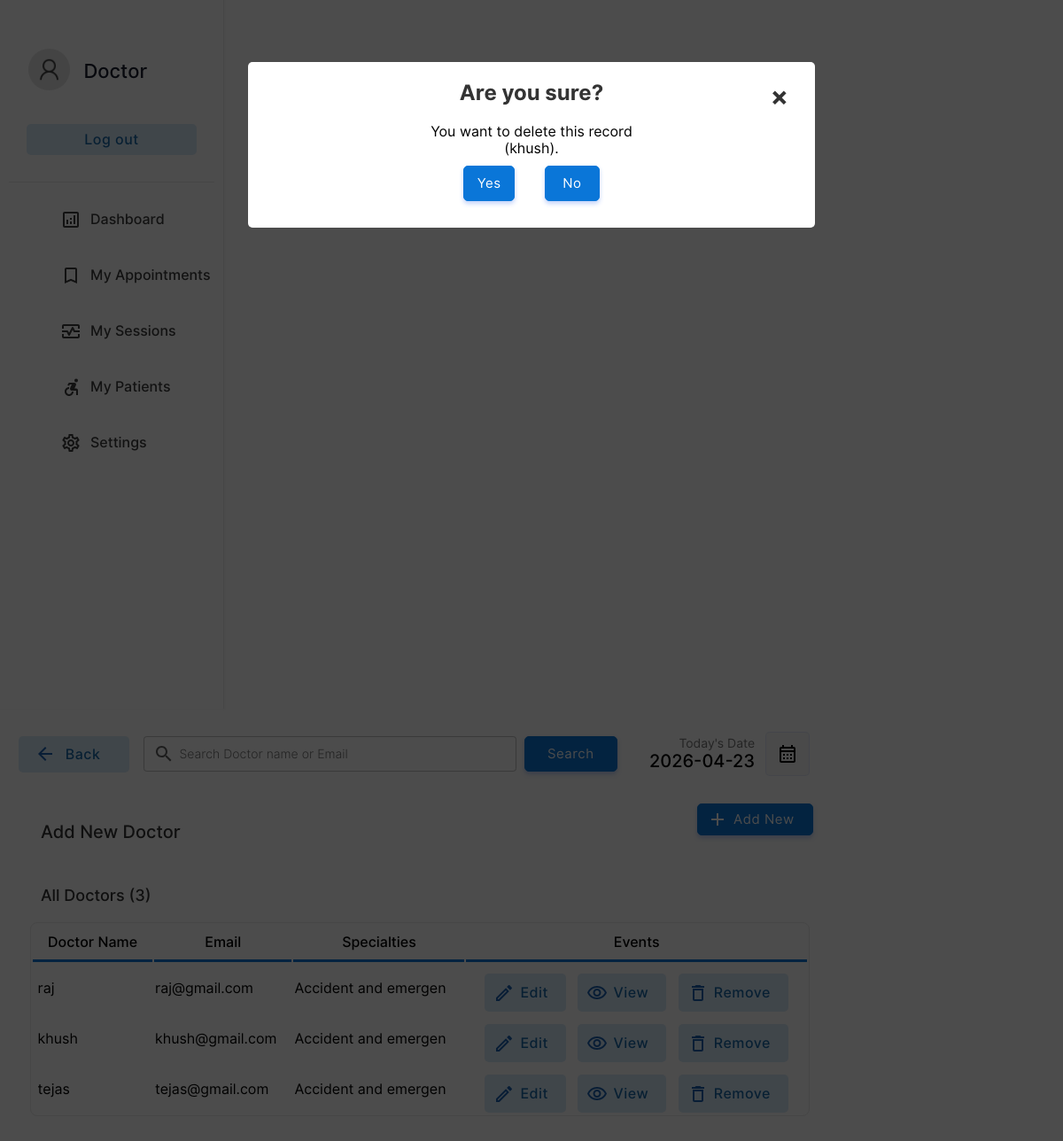
The app's page /doctor/doctors.php?action=drop&id=2&name=khush (signed in) with its own data.
### tables this page shows
CREATE TABLE `doctor` (
  `docid` int(11) NOT NULL,
  `docemail` varchar(255) NOT NULL,
  `docname` varchar(255) NOT NULL,
  `docpassword` varchar(255) NOT NULL,
  `docnic` varchar(15) NOT NULL,
  `doctel` varchar(15) NOT NULL,
  `specialties` int(2) NOT NULL,
  `hospital` varchar(255) NOT NULL,
  `photo` varchar(255) NOT NULL
);

CREATE TABLE `specialties` (
  `id` int(2) NOT NULL,
  `sname` varchar(50) NOT NULL
);

### doctor/doctors.php (the view, shortened to what the rows shown need)
<!DOCTYPE html>
<html lang="en">
<head>
    <link rel="stylesheet" href="../css/animations.css">
    <link rel="stylesheet" href="../css/main.css">
    <link rel="stylesheet" href="../css/admin.css">
</head>
<body>
    <?php
    include("../connection.php");
    ?>
    <?php include("sidebar.php")?>
        <div class="dash-body">
            <table border="0" width="100%" style=" border-spacing: 0;margin:0;padding:0;margin-top:25px; ">
                <?php
                    if($_POST){
                        $keyword=$_POST["search"];
                        $sqlmain= "select * from doctor where docemail='$keyword' or docname='$keyword' or docname like '$keyword%' or docname like '%$keyword' or docname like '%$keyword%'";
                    }else{
                        $sqlmain= "select * from doctor order by docid desc";
                    }
                ?>
                <tr>
                   <td colspan="4">
                       <center>
                        <div class="abc scroll">
                        <table width="93%" class="sub-table scrolldown" border="0">
                        <thead>
                        <tr>
                                <th class="table-headin">
                                Doctor Name
                                </th>
                                <th class="table-headin">
                                    Email
                                </th>
                                <th class="table-headin">
                                    Specialties
                                </th>
                                <th class="table-headin">
                                    Events
                                </tr>
                        </thead>
                        <tbody>
                            <?php
                                $result= $database->query($sqlmain);
                                if($result->num_rows==0){
                                    echo '<tr>
                                    <td colspan="4">
                                    <br><br><br><br>
                                    <center>
                                    <img src="../img/notfound.svg" width="25%">
                                    <br>
                                    <p class="heading-main12" style="margin-left: 45px;font-size:20px;color:rgb(49, 49, 49)">We  couldnt find anything related to your keywords !</p>
                                    <a class="non-style-link" href="doctors.php"><button  class="login-btn btn-primary-soft btn"  style="display: flex;justify-content: center;align-items: center;margin-left:20px;">&nbsp; Show all Doctors &nbsp;</font></button>
                                    </a>
                                    </center>
                                    <br><br><br><br>
                                    </td>
                                    </tr>';
                                }
                                else{
                                for ( $x=0; $x<$result->num_rows;$x++){
                                    $row=$result->fetch_assoc();
                                    $docid=$row["docid"];
                                    $name=$row["docname"];
                                    $email=$row["docemail"];
                                    $spe=$row["specialties"];
                                    $spcil_res= $database->query("select sname from specialties where id='$spe'");
                                    $spcil_array= $spcil_res->fetch_assoc();
                                    $spcil_name=$spcil_array["sname"];
                                    echo '<tr>
                                        <td> &nbsp;'.
                                        substr($name,0,30)
                                        .'</td>
                                        <td>
                                        '.substr($email,0,20).'
                                        </td>
                                        <td>
                                            '.substr($spcil_name,0,20).'
                                        </td>
                                        <td>
                                        <div style="display:flex;justify-content: center;">
                                        <a href="?action=edit&id='.$docid.'&error=0" class="non-style-link"><button  class="btn-primary-soft btn button-icon btn-edit"  style="padding-left: 40px;padding-top: 12px;padding-bottom: 12px;margin-top: 10px;"><font class="tn-in-text">Edit</font></button></a>
                                        &nbsp;&nbsp;&nbsp;
                                        <a href="?action=view&id='.$docid.'" class="non-style-link"><button  class="btn-primary-soft btn button-icon btn-view"  style="padding-left: 40px;padding-top: 12px;padding-bottom: 12px;margin-top: 10px;"><font class="tn-in-text">View</font></button></a>
                                       &nbsp;&nbsp;&nbsp;
                                       <a href="?action=drop&id='.$docid.'&name='.$name.'" class="non-style-link"><button  class="btn-primary-soft btn button-icon btn-delete"  style="padding-left: 40px;padding-top: 12px;padding-bottom: 12px;margin-top: 10px;"><font class="tn-in-text">Remove</font></button></a>
                                        </div>
                                        </td>
                                    </tr>';
                                }
                            }
                            ?>
                            </tbody>
                        </table>
                        </div>
                        </center>
                   </td>
                </tr>
            </table>
        </div>
    </div>
    <?php
    if($_GET){
        $id=$_GET["id"];
        $action=$_GET["action"];
        if($action=='drop'){
            $nameget=$_GET["name"];
            echo '
            <div id="popup1" class="overlay">
                    <div class="popup">
                    <center>
                        <h2>Are you sure?</h2>
                        <a class="close" href="doctors.php">&times;</a>
                        <div class="content">
                            You want to delete this record<br>('.substr($nameget,0,40).').
                        </div>
                        <div style="display: flex;justify-content: center;">
                        <a href="delete-doctor.php?id='.$id.'" class="non-style-link"><button  class="btn-primary btn"  style="display: flex;justify-content: center;align-items: center;margin:10px;padding:10px;"<font class="tn-in-text">&nbsp;Yes&nbsp;</font></button></a>&nbsp;&nbsp;&nbsp;
                        <a href="doctors.php" class="non-style-link"><button  class="btn-primary btn"  style="display: flex;justify-content: center;align-items: center;margin:10px;padding:10px;"><font class="tn-in-text">&nbsp;&nbsp;No&nbsp;&nbsp;</font></button></a>
                        </div>
                    </center>
            </div>
            </div>
            ';
        }elseif($action=='edit'){
            $sqlmain= "select * from doctor where docid='$id'";
            $result= $database->query($sqlmain);
            $row=$result->fetch_assoc();
            $name=$row["docname"];
            $email=$row["docemail"];
            $spe=$row["specialties"];
            $spcil_res= $database->query("select sname from specialties where id='$spe'");
            $spcil_array= $spcil_res->fetch_assoc();
            $spcil_name=$spcil_array["sname"];
            $nic=$row['docnic'];
            $tele=$row['doctel'];
            $error_1=$_GET["error"];
                $errorlist= array(
                    '1'=>'<label for="promter" class="form-label" style="color:rgb(255, 62, 62);text-align:center;">Already have an account for this Email address.</label>',
                    '2'=>'<label for="promter" class="form-label" style="color:rgb(255, 62, 62);text-align:center;">Password Conformation Error! Reconform Password</label>',
                    '3'=>'<label for="promter" class="form-label" style="color:rgb(255, 62, 62);text-align:center;"></label>',
                    '4'=>"",
                    '0'=>'',
                );
            if($error_1!='4'){
                    echo '
                    <div id="popup1" class="overlay">
                            <div class="popup">
                            <center>
                                <a class="close" href="doctors.php">&times;</a>
                                <div style="display: flex;justify-content: center;">
                                <div class="abc">
                                <table width="80%" class="sub-table scrolldown add-doc-form-container" border="0">
                                <tr>
                                        <td class="label-td" colspan="2">'.
                                            $errorlist[$error_1]
                                        .'</td>
                                    </tr>
                                    <tr>
                                        <td>
                                            <p style="padding: 0;margin: 0;text-align: left;font-size: 25px;font-weight: 500;">Edit Doctor Details.</p>
                                        Doctor ID : '.$id.' (Auto Generated)<br><br>
                                        </td>
                                    </tr>
                                    <tr>
                                        <td class="label-td" colspan="2">
                                            <form action="edit-doc.php" method="POST" class="add-new-form">
                                            <label for="Email" class="form-label">Email: </label>
                                            <input type="hidden" value="'.$id.'" name="id00">
                                        </td>
                                    </tr>
                                    <tr>
                                        <td class="label-td" colspan="2">
                                        <input type="email" name="email" class="input-text" placeholder="Email Address" value="'.$email.'" required><br>
                                        </td>
                                    </tr>
                                    <tr>
                                        <td class="label-td" colspan="2">
                                            <label for="name" class="form-label">Name: </label>
                                        </td>
                                    </tr>
                                    <tr>
                                        <td class="label-td" colspan="2">
                                            <input type="text" name="name" class="input-text" placeholder="Doctor Name" value="'.$name.'" required><br>
                                        </td>
                                    </tr>
                                    <tr>
                                        <td class="label-td" colspan="2">
                                            <label for="nic" class="form-label">NIC: </label>
                                        </td>
                                    </tr>
                                    <tr>
                                        <td class="label-td" colspan="2">
                                            <input type="text" name="nic" class="input-text" placeholder="NIC Number" value="'.$nic.'" required><br>
                                        </td>
                                    </tr>
                                    <tr>
                                        <td class="label-td" colspan="2">
                                            <label for="Tele" class="form-label">Telephone: </label>
                                        </td>
                                    </tr>
                                    <tr>
                                        <td class="label-td" colspan="2">
                                            <input type="tel" name="Tele" class="input-text" placeholder="Telephone Number" value="'.$tele.'" required><br>
                                        </td>
                                    </tr>
                                    <tr>
                                        <td class="label-td" colspan="2">
                                            <label for="spec" class="form-label">Choose specialties: (Current'.$spcil_name.')</label>
                                        </td>
                                    </tr>
                                    <tr>
                                        <td class="label-td" colspan="2">
                                            <select name="spec" id="" class="box">';
                                                $list11 = $database->query("select  * from  specialties;");
                                                for ($y=0;$y<$list11->num_rows;$y++){
                                                    $row00=$list11->fetch_assoc();
                                                    $sn=$row00["sname"];
                                                    $id00=$row00["id"];
                                                    echo "<option value=".$id00.">$sn</option><br/>";
                                                };
                                echo     '       </select><br><br>
                                        </td>
                                    </tr>
                                    <tr>
                                        <td class="label-td" colspan="2">
                                            <label for="password" class="form-label">Password: </label>
                                        </td>
                                    </tr>
                                    <tr>
                                        <td class="label-td" colspan="2">
                                            <input type="password" name="password" class="input-text" placeholder="Defind a Password" required><br>
                                        </td>
                                    </tr><tr>
                                        <td class="label-td" colspan="2">
                                            <label for="cpassword" class="form-label">Conform Password: </label>
                                        </td>
                                    </tr>
                                    <tr>
                                        <td class="label-td" colspan="2">
                                            <input type="password" name="cpassword" class="input-text" placeholder="Conform Password" required><br>
                                        </td>
                                    </tr>
                                    <tr>
                                        <td colspan="2">
                                            <input type="reset" value="Reset" class="login-btn btn-primary-soft btn" >&nbsp;&nbsp;&nbsp;&nbsp;&nbsp;
                                            <input type="submit" value="Save" class="login-btn btn-primary btn">
                                        </td>
                                    </tr>
                                    </form>
                                    </tr>
                                </table>
                                </div>
                                </div>
                            </center>
                            <br><br>
                    </div>
                    </div>
                    ';
        }; };
    };
?>
</body>
</html>

### records on screen
doctor: docname "raj", docemail "raj@gmail.com", specialties.sname "Accident and emergen"
doctor: docname "khush", docemail "khush@gmail.com", specialties.sname "Accident and emergen"
doctor: docname "tejas", docemail "tejas@gmail.com", specialties.sname "Accident and emergen"

### other values on screen
substr($username,0,13) "Doctor"
$list11->num_rows "3"
substr($nameget,0,40) "khush"
